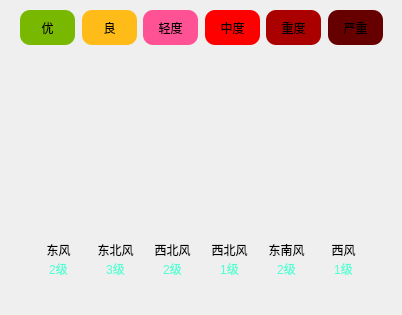
       <widget class="QWidget" name="widget_7" native="true">
        <property name="styleSheet">
         <string notr="true">font: 9pt &quot;Microsoft YaHei UI&quot;;</string>
        </property>
        <layout class="QVBoxLayout" name="verticalLayout_6">
         <property name="spacing">
          <number>11</number>
         </property>
         <property name="topMargin">
          <number>10</number>
         </property>
         <property name="bottomMargin">
          <number>11</number>
         </property>
         <item>
          <widget class="QWidget" name="widget" native="true">
           <property name="minimumSize">
            <size>
             <width>380</width>
             <height>37</height>
            </size>
           </property>
           <property name="maximumSize">
            <size>
             <width>380</width>
             <height>37</height>
            </size>
           </property>
           <layout class="QHBoxLayout" name="horizontalLayout_5">
            <property name="spacing">
             <number>7</number>
            </property>
            <property name="topMargin">
             <number>0</number>
            </property>
            <property name="bottomMargin">
             <number>20</number>
            </property>
            <item>
             <widget class="QLabel" name="lblQuality0">
              <property name="minimumSize">
               <size>
                <width>55</width>
                <height>35</height>
               </size>
              </property>
              <property name="maximumSize">
               <size>
                <width>55</width>
                <height>35</height>
               </size>
              </property>
              <property name="styleSheet">
               <string notr="true">background-color: rgb(121, 184, 0);
padding:8px;
border-bottom-left-radius: 10px;
border-bottom-right-radius: 10px;
border-top-left-radius: 10px;
border-top-right-radius: 10px;</string>
              </property>
              <property name="text">
               <string>优</string>
              </property>
              <property name="alignment">
               <set>Qt::AlignCenter</set>
              </property>
             </widget>
            </item>
            <item>
             <widget class="QLabel" name="lblQuality1">
              <property name="minimumSize">
               <size>
                <width>55</width>
                <height>35</height>
               </size>
              </property>
              <property name="maximumSize">
               <size>
                <width>55</width>
                <height>35</height>
               </size>
              </property>
              <property name="styleSheet">
               <string notr="true">background-color: rgb(255, 187, 23);
padding:8px;
border-bottom-left-radius: 10px;
border-bottom-right-radius: 10px;
border-top-left-radius: 10px;
border-top-right-radius: 10px;</string>
              </property>
              <property name="text">
               <string>良</string>
              </property>
              <property name="alignment">
               <set>Qt::AlignCenter</set>
              </property>
             </widget>
            </item>
            <item>
             <widget class="QLabel" name="lblQuality2">
              <property name="minimumSize">
               <size>
                <width>55</width>
                <height>35</height>
               </size>
              </property>
              <property name="maximumSize">
               <size>
                <width>55</width>
                <height>35</height>
               </size>
              </property>
              <property name="styleSheet">
               <string notr="true">background-color: rgb(255, 82, 148);
padding:8px;
border-bottom-left-radius: 10px;
border-bottom-right-radius: 10px;
border-top-left-radius: 10px;
border-top-right-radius: 10px;</string>
              </property>
              <property name="text">
               <string>轻度</string>
              </property>
              <property name="alignment">
               <set>Qt::AlignCenter</set>
              </property>
             </widget>
            </item>
            <item>
             <widget class="QLabel" name="lblQuality3">
              <property name="minimumSize">
               <size>
                <width>55</width>
                <height>35</height>
               </size>
              </property>
              <property name="maximumSize">
               <size>
                <width>55</width>
                <height>35</height>
               </size>
              </property>
              <property name="styleSheet">
               <string notr="true">background-color: rgb(255, 0, 0);
padding:8px;
border-bottom-left-radius: 10px;
border-bottom-right-radius: 10px;
border-top-left-radius: 10px;
border-top-right-radius: 10px;</string>
              </property>
              <property name="text">
               <string>中度</string>
              </property>
              <property name="alignment">
               <set>Qt::AlignCenter</set>
              </property>
             </widget>
            </item>
            <item>
             <widget class="QLabel" name="lblQuality4">
              <property name="minimumSize">
               <size>
                <width>55</width>
                <height>35</height>
               </size>
              </property>
              <property name="maximumSize">
               <size>
                <width>55</width>
                <height>35</height>
               </size>
              </property>
              <property name="styleSheet">
               <string notr="true">background-color: rgb(170, 0, 0);
padding:8px;
border-bottom-left-radius: 10px;
border-bottom-right-radius: 10px;
border-top-left-radius: 10px;
border-top-right-radius: 10px;</string>
              </property>
              <property name="text">
               <string>重度</string>
              </property>
              <property name="alignment">
               <set>Qt::AlignCenter</set>
              </property>
             </widget>
            </item>
            <item>
             <widget class="QLabel" name="lblQuality5">
              <property name="minimumSize">
               <size>
                <width>55</width>
                <height>35</height>
               </size>
              </property>
              <property name="maximumSize">
               <size>
                <width>55</width>
                <height>35</height>
               </size>
              </property>
              <property name="styleSheet">
               <string notr="true">background-color: rgb(102, 0, 0);
padding:8px;
border-bottom-left-radius: 10px;
border-bottom-right-radius: 10px;
border-top-left-radius: 10px;
border-top-right-radius: 10px;</string>
              </property>
              <property name="text">
               <string>严重</string>
              </property>
              <property name="alignment">
               <set>Qt::AlignCenter</set>
              </property>
             </widget>
            </item>
           </layout>
          </widget>
         </item>
         <item>
          <widget class="QWidget" name="widget" native="true">
           <layout class="QVBoxLayout" name="verticalLayout_5">
            <property name="spacing">
             <number>0</number>
            </property>
            <property name="leftMargin">
             <number>11</number>
            </property>
            <property name="topMargin">
             <number>11</number>
            </property>
            <property name="bottomMargin">
             <number>11</number>
            </property>
            <item>
             <widget class="QLabel" name="lblHighCurve">
              <property name="minimumSize">
               <size>
                <width>0</width>
                <height>80</height>
               </size>
              </property>
              <property name="font">
               <font>
                <family>Microsoft YaHei UI</family>
                <pointsize>9</pointsize>
                <italic>false</italic>
                <bold>false</bold>
               </font>
              </property>
              <property name="styleSheet">
               <string notr="true">border-bottom-left-radius: 0px;
border-bottom-right-radius: 0px;</string>
              </property>
              <property name="text">
               <string/>
              </property>
             </widget>
            </item>
            <item>
             <widget class="QLabel" name="lblLowCurve">
              <property name="minimumSize">
               <size>
                <width>0</width>
                <height>80</height>
               </size>
              </property>
              <property name="font">
               <font>
                <family>Microsoft YaHei UI</family>
                <pointsize>9</pointsize>
                <italic>false</italic>
                <bold>false</bold>
               </font>
              </property>
              <property name="styleSheet">
               <string notr="true">border-bottom-left-radius: 0px;
border-bottom-right-radius: 0px;</string>
              </property>
              <property name="text">
               <string/>
              </property>
             </widget>
            </item>
            <item>
             <widget class="QWidget" name="widget_8" native="true">
              <layout class="QGridLayout" name="gridLayout">
               <property name="leftMargin">
                <number>11</number>
               </property>
               <property name="topMargin">
                <number>11</number>
               </property>
               <property name="rightMargin">
                <number>11</number>
               </property>
               <property name="bottomMargin">
                <number>15</number>
               </property>
               <property name="verticalSpacing">
                <number>0</number>
               </property>
               <item row="1" column="7">
                <widget class="QLabel" name="lblFl5">
                 <property name="minimumSize">
                  <size>
                   <width>51</width>
                   <height>19</height>
                  </size>
                 </property>
                 <property name="maximumSize">
                  <size>
                   <width>51</width>
                   <height>19</height>
                  </size>
                 </property>
                 <property name="styleSheet">
                  <string notr="true">border-top-left-radius: 0px;
border-top-right-radius: 0px;
color: rgb(78, 255, 211);</string>
                 </property>
                 <property name="text">
                  <string>1级</string>
                 </property>
                 <property name="alignment">
                  <set>Qt::AlignCenter</set>
                 </property>
                </widget>
               </item>
               <item row="1" column="1">
                <widget class="QLabel" name="lblFl1">
                 <property name="minimumSize">
                  <size>
                   <width>51</width>
                   <height>19</height>
                  </size>
                 </property>
                 <property name="maximumSize">
                  <size>
                   <width>51</width>
                   <height>19</height>
                  </size>
                 </property>
                 <property name="styleSheet">
                  <string notr="true">border-top-left-radius: 0px;
border-top-right-radius: 0px;
color: rgb(78, 255, 211);</string>
                 </property>
                 <property name="text">
                  <string>3级</string>
                 </property>
                 <property name="alignment">
                  <set>Qt::AlignCenter</set>
                 </property>
                </widget>
               </item>
               <item row="0" column="3">
                <widget class="QLabel" name="lblFx2">
                 <property name="minimumSize">
                  <size>
                   <width>51</width>
                   <height>19</height>
                  </size>
                 </property>
                 <property name="maximumSize">
                  <size>
                   <width>51</width>
                   <height>19</height>
                  </size>
                 </property>
                 <property name="styleSheet">
                  <string notr="true">border-bottom-left-radius: 0px;
border-bottom-right-radius: 0px;</string>
                 </property>
                 <property name="text">
                  <string>西北风</string>
                 </property>
                 <property name="alignment">
                  <set>Qt::AlignCenter</set>
                 </property>
                </widget>
               </item>
               <item row="1" column="5">
                <widget class="QLabel" name="lblFl3">
                 <property name="minimumSize">
                  <size>
                   <width>51</width>
                   <height>19</height>
                  </size>
                 </property>
                 <property name="maximumSize">
                  <size>
                   <width>51</width>
                   <height>19</height>
                  </size>
                 </property>
                 <property name="styleSheet">
                  <string notr="true">border-top-left-radius: 0px;
border-top-right-radius: 0px;
color: rgb(78, 255, 211);</string>
                 </property>
                 <property name="text">
                  <string>1级</string>
                 </property>
                 <property name="alignment">
                  <set>Qt::AlignCenter</set>
                 </property>
                </widget>
               </item>
               <item row="1" column="0">
                <widget class="QLabel" name="lblFl0">
                 <property name="minimumSize">
                  <size>
                   <width>51</width>
                   <height>19</height>
                  </size>
                 </property>
                 <property name="maximumSize">
                  <size>
                   <width>51</width>
                   <height>19</height>
                  </size>
                 </property>
                 <property name="styleSheet">
                  <string notr="true">border-top-left-radius: 0px;
border-top-right-radius: 0px;
color: rgb(78, 255, 211);</string>
                 </property>
                 <property name="text">
                  <string>2级</string>
                 </property>
                 <property name="alignment">
                  <set>Qt::AlignCenter</set>
                 </property>
                </widget>
               </item>
               <item row="0" column="5">
                <widget class="QLabel" name="lblFx3">
                 <property name="minimumSize">
                  <size>
                   <width>51</width>
                   <height>19</height>
                  </size>
                 </property>
                 <property name="maximumSize">
                  <size>
                   <width>51</width>
                   <height>19</height>
                  </size>
                 </property>
                 <property name="styleSheet">
                  <string notr="true">border-bottom-left-radius: 0px;
border-bottom-right-radius: 0px;</string>
                 </property>
                 <property name="text">
                  <string>西北风</string>
                 </property>
                 <property name="alignment">
                  <set>Qt::AlignCenter</set>
                 </property>
                </widget>
               </item>
               <item row="0" column="7">
                <widget class="QLabel" name="lblFx5">
                 <property name="minimumSize">
                  <size>
                   <width>51</width>
                   <height>19</height>
                  </size>
                 </property>
                 <property name="maximumSize">
                  <size>
                   <width>51</width>
                   <height>19</height>
                  </size>
                 </property>
                 <property name="styleSheet">
                  <string notr="true">border-bottom-left-radius: 0px;
border-bottom-right-radius: 0px;</string>
                 </property>
                 <property name="text">
                  <string>西风</string>
                 </property>
                 <property name="alignment">
                  <set>Qt::AlignCenter</set>
                 </property>
                </widget>
               </item>
               <item row="1" column="3">
                <widget class="QLabel" name="lblFl2">
                 <property name="minimumSize">
                  <size>
                   <width>51</width>
                   <height>19</height>
                  </size>
                 </property>
                 <property name="maximumSize">
                  <size>
                   <width>51</width>
                   <height>19</height>
                  </size>
                 </property>
                 <property name="styleSheet">
                  <string notr="true">border-top-left-radius: 0px;
border-top-right-radius: 0px;
color: rgb(78, 255, 211);</string>
                 </property>
                 <property name="text">
                  <string>2级</string>
                 </property>
                 <property name="alignment">
                  <set>Qt::AlignCenter</set>
                 </property>
                </widget>
               </item>
               <item row="0" column="0">
                <widget class="QLabel" name="lblFx0">
                 <property name="minimumSize">
                  <size>
                   <width>51</width>
                   <height>19</height>
                  </size>
                 </property>
                 <property name="maximumSize">
                  <size>
                   <width>51</width>
                   <height>19</height>
                  </size>
                 </property>
                 <property name="styleSheet">
                  <string notr="true">border-bottom-left-radius: 0px;
border-bottom-right-radius: 0px;</string>
                 </property>
                 <property name="text">
                  <string>东风</string>
                 </property>
                 <property name="alignment">
                  <set>Qt::AlignCenter</set>
                 </property>
                </widget>
               </item>
               <item row="1" column="6">
                <widget class="QLabel" name="lblFl4">
                 <property name="minimumSize">
                  <size>
                   <width>51</width>
                   <height>19</height>
                  </size>
                 </property>
                 <property name="maximumSize">
                  <size>
                   <width>51</width>
                   <height>19</height>
                  </size>
                 </property>
                 <property name="styleSheet">
                  <string notr="true">border-top-left-radius: 0px;
border-top-right-radius: 0px;
color: rgb(78, 255, 211);</string>
                 </property>
                 <property name="text">
                  <string>2级</string>
                 </property>
                 <property name="alignment">
                  <set>Qt::AlignCenter</set>
                 </property>
                </widget>
               </item>
               <item row="0" column="6">
                <widget class="QLabel" name="lblFx4">
                 <property name="minimumSize">
                  <size>
                   <width>51</width>
                   <height>19</height>
                  </size>
                 </property>
                 <property name="maximumSize">
                  <size>
                   <width>51</width>
                   <height>19</height>
                  </size>
                 </property>
                 <property name="styleSheet">
                  <string notr="true">border-bottom-left-radius: 0px;
border-bottom-right-radius: 0px;</string>
                 </property>
                 <property name="text">
                  <string>东南风</string>
                 </property>
                 <property name="alignment">
                  <set>Qt::AlignCenter</set>
                 </property>
                </widget>
               </item>
               <item row="0" column="1">
                <widget class="QLabel" name="lblFx1">
                 <property name="minimumSize">
                  <size>
                   <width>51</width>
                   <height>19</height>
                  </size>
                 </property>
                 <property name="maximumSize">
                  <size>
                   <width>51</width>
                   <height>19</height>
                  </size>
                 </property>
                 <property name="styleSheet">
                  <string notr="true">border-bottom-left-radius: 0px;
border-bottom-right-radius: 0px;</string>
                 </property>
                 <property name="text">
                  <string>东北风</string>
                 </property>
                 <property name="alignment">
                  <set>Qt::AlignCenter</set>
                 </property>
                </widget>
               </item>
              </layout>
             </widget>
            </item>
           </layout>
          </widget>
         </item>
        </layout>
       </widget>
